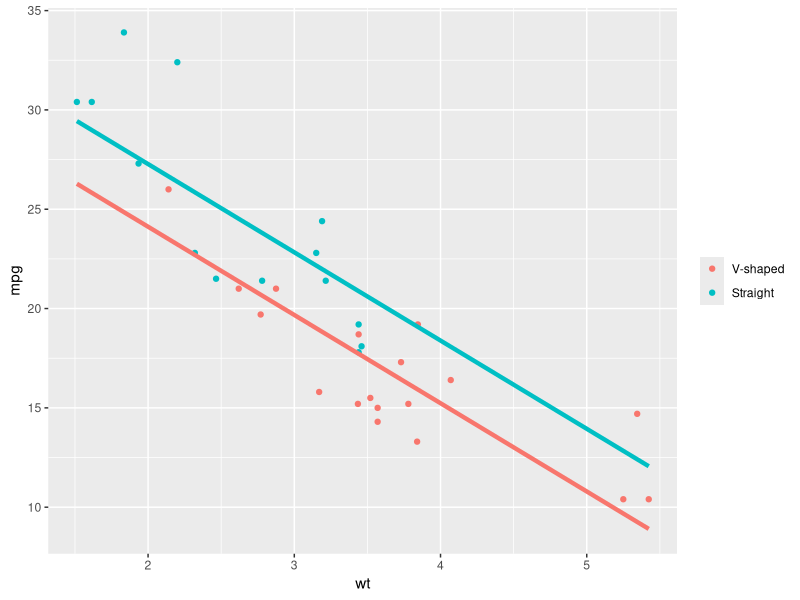
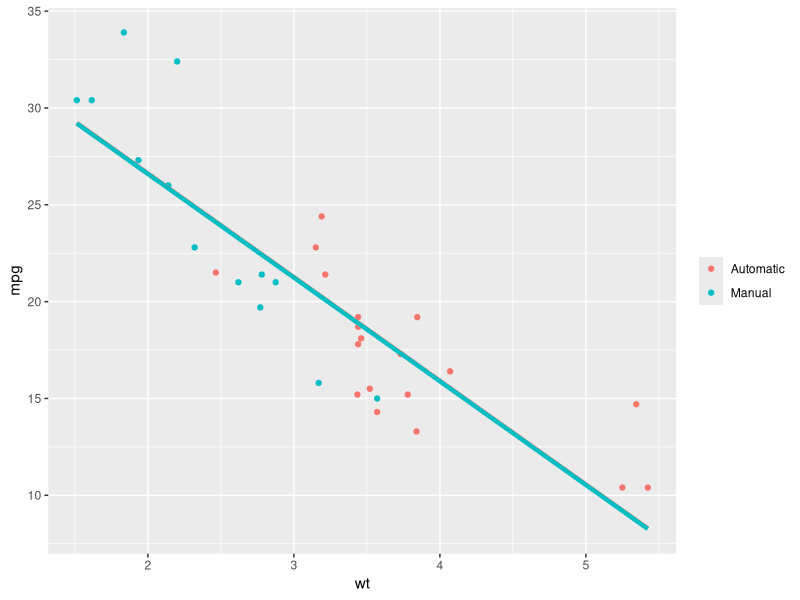
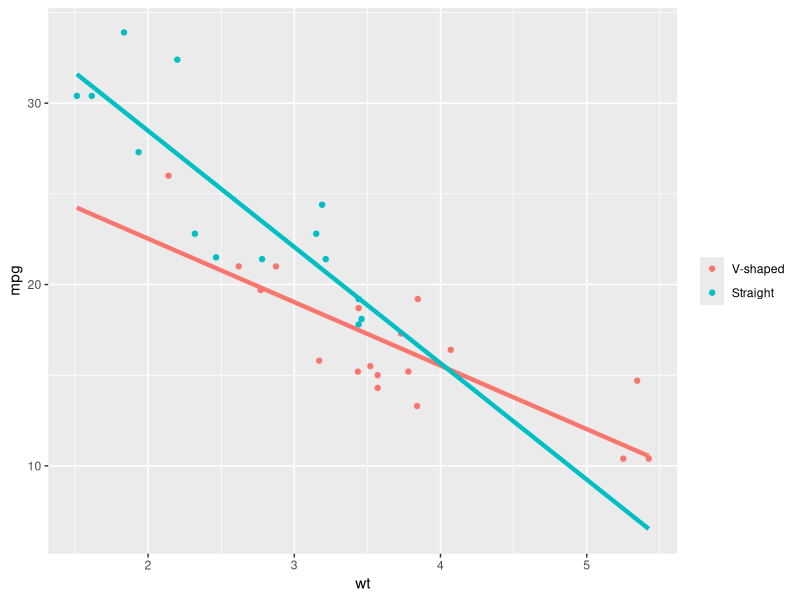
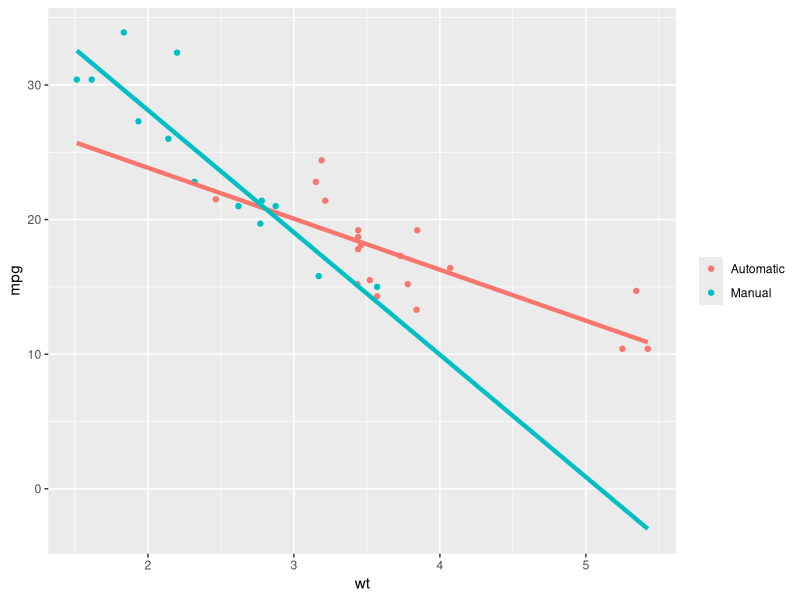

Recreate these plots in R, in order.
#### This file is for an illustration of linear regression with the built-in "mtcars" data in R

### First thing to do is load the libraries
library(ggplot2)
library(tidyr)
library(dplyr)

### Take a look at mtcars data
head(mtcars, 6)

##################### Y = miles per galon (mpg), X = (shape of engine (vs), transmission (am))
my_lm <- lm(mpg~vs + am, mtcars)
summary(my_lm)

##################### Y = miles per galon (mpg), X = (weight (wt), shape of engine (vs))
my_lm <- lm(mpg~wt + vs, mtcars)
summary(my_lm)

########### Visualize the linear models

########### We create the linear equations for V-shaped and straight cars

### Linear equation for V-shaped cars, i.e., vs = 0
vshape_equation = coef(my_lm)[1] + coef(my_lm)[2] * mtcars$wt #average miles for v-shaped cars

straight_equation = coef(my_lm)[1] + coef(my_lm)[2] * mtcars$wt + coef(my_lm)[3] #average miles for straight cars

### Visualization
visual <- ggplot(mtcars, aes(y = mpg, x = wt, color = factor(vs))) + geom_point() + geom_line(aes(x = wt, y = vshape_equation), color = "#F8766D", size = 1.5) + geom_line(aes(x = wt, y = straight_equation), color = "#00BFC4", size = 1.5)

#Change the legend
visual + theme(legend.title=element_blank()) + scale_colour_discrete(breaks=c(0, 1), labels=c("V-shaped", "Straight"))


###################### Y = miles per galon (mpg), X = (weight (wt), transmission (am))
my_lm <- lm(mpg~wt + am, mtcars)
summary(my_lm)

########### We create the linear equations for automatic and manual cars
### Linear equations based on am values, i.e., am = 0 and am = 1
automatic_equation = coef(my_lm)[1] + coef(my_lm)[2] * mtcars$wt #average miles for automatic cars

manual_equation = coef(my_lm)[1] + coef(my_lm)[2] * mtcars$wt + coef(my_lm)[3] #average miles for manual cars

### Visualization
visual <- ggplot(mtcars, aes(y = mpg, x = wt, color = factor(am))) + geom_point() + geom_line(aes(x = wt, y = automatic_equation), color = "#F8766D", size = 1.5) + geom_line(aes(x = wt, y = manual_equation), color = "#00BFC4", size = 1.5)

#Change the legend
visual + theme(legend.title=element_blank()) + scale_colour_discrete(breaks=c(0, 1), labels=c("Automatic", "Manual"))


################################################################################ Interactions of predictors

###### Y = miles per galon, X = (weight (wt), shape of engine (vs))

my_lm <- lm(mpg~wt + vs + wt * vs, data=mtcars)
summary(my_lm)

## Visualize the models
vshape_equation = coef(my_lm)[1] + coef(my_lm)[2] * mtcars$wt #average miles for v-shaped cars

straight_equation = ( coef(my_lm)[1] + coef(my_lm)[3]) + (coef(my_lm)[2] + coef(my_lm)[4]) * mtcars$wt  #average miles for straight cars

visual <- ggplot(mtcars, aes(y = mpg, x = wt, color = factor(vs))) + geom_point() + geom_line(aes(x = wt, y = vshape_equation), color = "#F8766D", size = 1.5) + geom_line(aes(x = wt, y = straight_equation), color = "#00BFC4", size = 1.5)

visual + theme(legend.title=element_blank()) + scale_colour_discrete(breaks=c(0, 1), labels=c("V-shaped", "Straight"))


##### Y = miles per galon, X = (weight (wt), transmission (am))

my_lm <- lm(mpg~wt + am + wt * am, data=mtcars)
summary(my_lm)

automatic_equation = coef(my_lm)[1] + coef(my_lm)[2] * mtcars$wt #average miles for v-shaped cars

manual_equation = ( coef(my_lm)[1] + coef(my_lm)[3]) + (coef(my_lm)[2] + coef(my_lm)[4]) * mtcars$wt  #average miles for straight cars

visual <- ggplot(mtcars, aes(y = mpg, x = wt, color = factor(am))) + geom_point() + geom_line(aes(x = wt, y = automatic_equation), color = "#F8766D", size = 1.5) + geom_line(aes(x = wt, y = manual_equation), color = "#00BFC4", size = 1.5)

visual + theme(legend.title=element_blank()) + scale_colour_discrete(breaks=c(0, 1), labels=c("Automatic", "Manual"))





